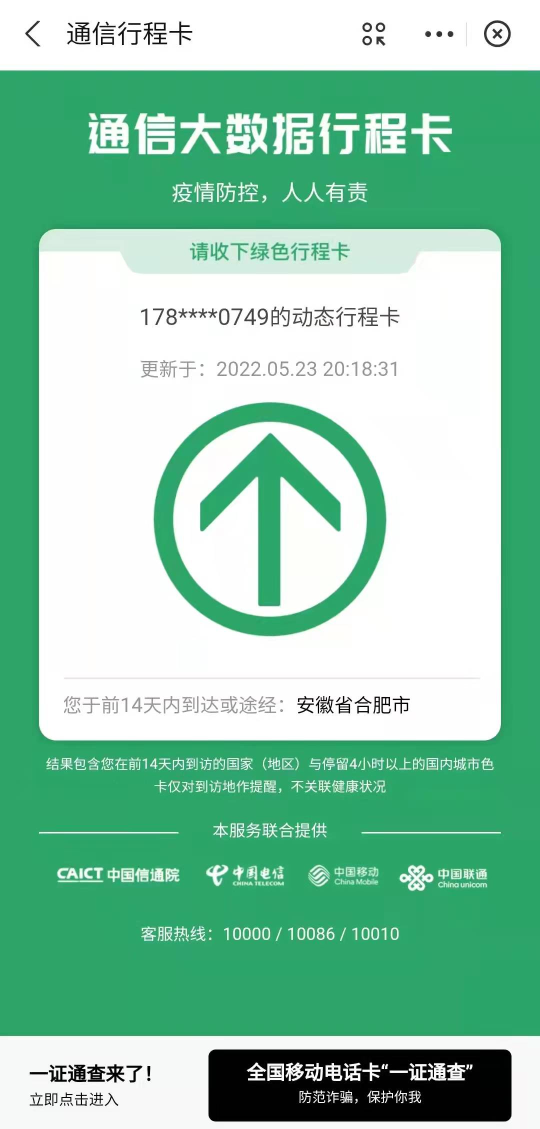
#> input picture xcm.jpg, 1080 x 2258 px (shown at 1/2 size)
$ python newtime.py
#> lines starting #> are read from the running program, lines starting #| are printed output that depends on the picture; after the words box and inside, x2 and y2 are one past the last pixel; in counts of white or black regions, pixels touching at a corner belong together
import cv2
from PIL import Image, ImageDraw, ImageFont
import numpy as np
import time

# 行程
bbox = [435, 713, 808, 755, 42]  # 行程码时间位置(:4)以及字体大小(-1)
color = (148, 147, 152)
img = cv2.imread("xcm.jpg")
#> img is the input picture: shape (2258, 1080, 3); mean B, G, R 171.4, 200.1, 142.7
shp = (bbox[2] - bbox[0], bbox[3] - bbox[1])
im = Image.new("RGB", (shp[0] + 20, shp[1]), (254, 254, 254))
#> im: PIL image 393x42 RGB; every value is 254
dr = ImageDraw.Draw(im)
font = ImageFont.truetype("HarmonyOS_Sans_Regular.ttf", bbox[4])

dr.text((0, 0), time.strftime("%Y.%m.%d %H:%M:%S", time.localtime(time.time()+8*3600-np.random.randint(30,60))), color,
        font)
img[bbox[1]:bbox[3], bbox[0]:bbox[2], :] = cv2.resize(np.array(im), shp)
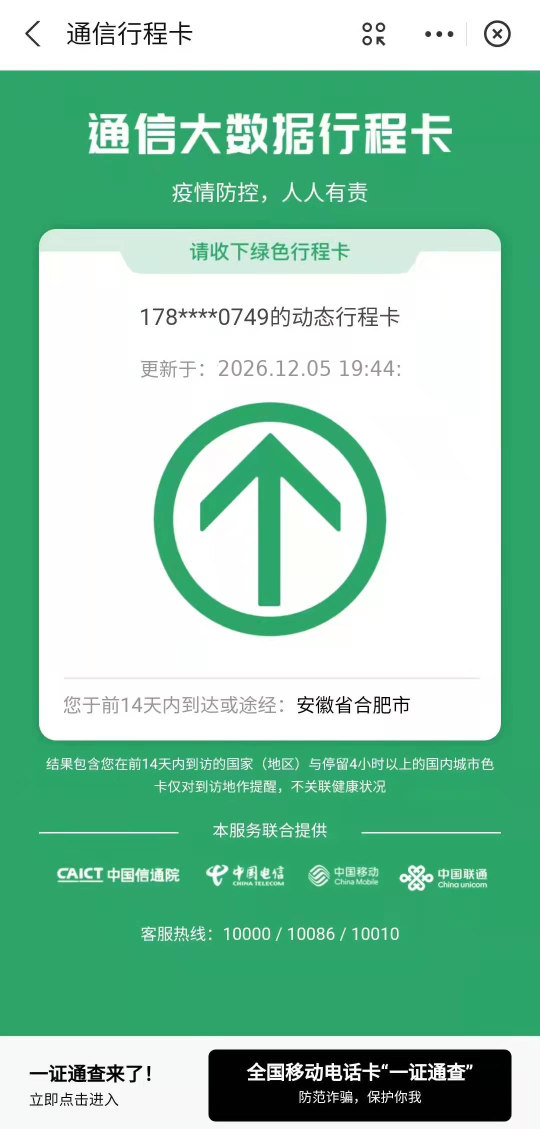
#> img: shape (2258, 1080, 3) (shown at 1/2 size); 0.52% of pixels changed, all inside (x1, y1, x2, y2) = (435, 713, 808, 755)
cv2.imwrite("xcm.jpg", img)
